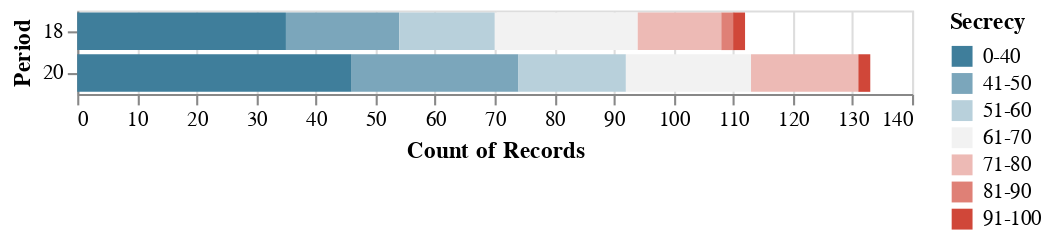

The code cell stored with this chart in its notebook:
### Code cell
color_scale = alt.Scale(
    domain=[
        "0-40",
        "41-50",
        "51-60",
        "61-70",
        "71-80",
        "81-90",
        "91-100"
    ],
    range=[rgb_to_hex(x[:3]) for x in sns.diverging_palette(230, 15, n=7)]
)


chart = alt.Chart(k1_weighted).mark_bar().encode(
    y='Period:O',
    x='count(Period):Q',
    color=alt.Color(
        'class:N',
        legend=alt.Legend( title='Secrecy'),
        scale=color_scale,
    )
)
chart

### Figure 1 — Vega-Lite specification as saved in the notebook (floating-point values rounded to 4 significant figures; data arrays with more than 128 entries replaced by an {"elided": "..."} marker saying what was removed)
{"config": {"view": {"continuousWidth": 400, "continuousHeight": 300}}, "data": {"name": "data-6174c8338dfb0c0898f05623c42f4b35"}, "mark": "bar", "encoding": {"color": {"type": "nominal", "field": "class", "legend": {"title": "Secrecy"}, "scale": {"domain": ["0-40", "41-50", "51-60", "61-70", "71-80", "81-90", "91-100"], "range": ["#3f7e9b", "#7ba6bb", "#b8d0db", "#f2f2f2", "#edbab5", "#df8076", "#d04739"]}}, "x": {"type": "quantitative", "aggregate": "count", "field": "Period"}, "y": {"type": "ordinal", "field": "Period"}}, "$schema": "https://vega.github.io/schema/vega-lite/v4.0.0.json", "datasets": {"data-6174c8338dfb0c0898f05623c42f4b35": {"elided": "245 records"}}}
